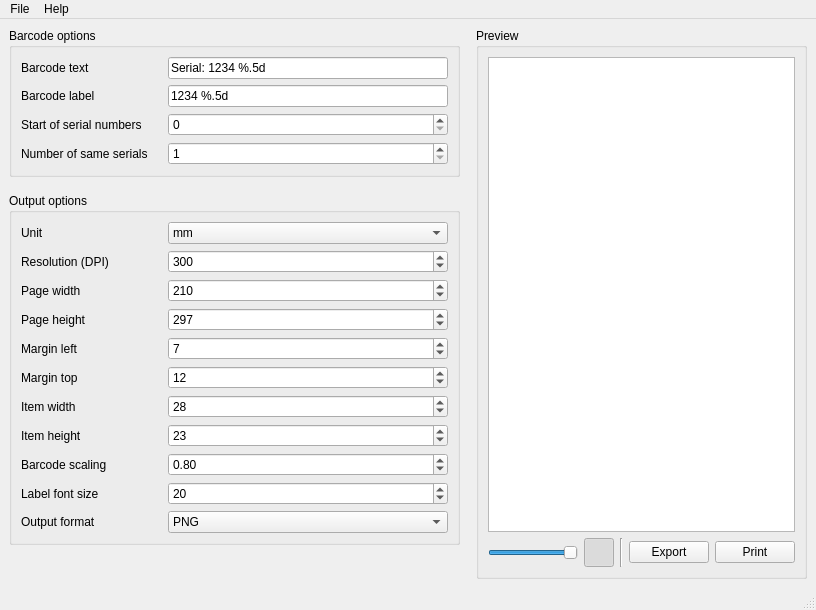
<?xml version="1.0" encoding="UTF-8"?>
<ui version="4.0">
 <class>QDataMatrix</class>
 <widget class="QMainWindow" name="QDataMatrix">
  <property name="geometry">
   <rect>
    <x>0</x>
    <y>0</y>
    <width>816</width>
    <height>610</height>
   </rect>
  </property>
  <property name="windowTitle">
   <string>QDataMatrix</string>
  </property>
  <property name="windowIcon">
   <iconset resource="../data/qdatamatrix.qrc">
    <normaloff>:/images/icon.png</normaloff>:/images/icon.png</iconset>
  </property>
  <widget class="QWidget" name="centralwidget">
   <layout class="QGridLayout" name="gridLayout_4">
    <property name="spacing">
     <number>16</number>
    </property>
    <item row="0" column="0">
     <widget class="QGroupBox" name="groupBox">
      <property name="title">
       <string>Barcode options</string>
      </property>
      <layout class="QGridLayout" name="gridLayout">
       <property name="horizontalSpacing">
        <number>20</number>
       </property>
       <item row="0" column="0">
        <widget class="QLabel" name="label">
         <property name="text">
          <string>Barcode text</string>
         </property>
        </widget>
       </item>
       <item row="0" column="1">
        <widget class="QLineEdit" name="barcodeText">
         <property name="sizePolicy">
          <sizepolicy hsizetype="Preferred" vsizetype="Fixed">
           <horstretch>0</horstretch>
           <verstretch>0</verstretch>
          </sizepolicy>
         </property>
         <property name="minimumSize">
          <size>
           <width>280</width>
           <height>0</height>
          </size>
         </property>
         <property name="text">
          <string>Serial: 1234 %.5d</string>
         </property>
        </widget>
       </item>
       <item row="1" column="0">
        <widget class="QLabel" name="label_2">
         <property name="text">
          <string>Barcode label</string>
         </property>
        </widget>
       </item>
       <item row="1" column="1">
        <widget class="QLineEdit" name="barcodeLabel">
         <property name="sizePolicy">
          <sizepolicy hsizetype="Preferred" vsizetype="Fixed">
           <horstretch>0</horstretch>
           <verstretch>0</verstretch>
          </sizepolicy>
         </property>
         <property name="text">
          <string>1234 %.5d</string>
         </property>
        </widget>
       </item>
       <item row="2" column="0">
        <widget class="QLabel" name="label_3">
         <property name="text">
          <string>Start of serial numbers</string>
         </property>
        </widget>
       </item>
       <item row="2" column="1">
        <widget class="QSpinBox" name="serialStart">
         <property name="maximum">
          <number>100000</number>
         </property>
        </widget>
       </item>
       <item row="3" column="0">
        <widget class="QLabel" name="label_4">
         <property name="text">
          <string>Number of same serials</string>
         </property>
        </widget>
       </item>
       <item row="3" column="1">
        <widget class="QSpinBox" name="serialDuplicate">
         <property name="minimum">
          <number>1</number>
         </property>
         <property name="maximum">
          <number>10</number>
         </property>
        </widget>
       </item>
      </layout>
     </widget>
    </item>
    <item row="0" column="1" rowspan="3">
     <widget class="QGroupBox" name="groupBox_3">
      <property name="title">
       <string>Preview</string>
      </property>
      <layout class="QGridLayout" name="gridLayout_3">
       <item row="1" column="4">
        <widget class="QPushButton" name="printButton">
         <property name="sizePolicy">
          <sizepolicy hsizetype="Maximum" vsizetype="Fixed">
           <horstretch>0</horstretch>
           <verstretch>0</verstretch>
          </sizepolicy>
         </property>
         <property name="text">
          <string>Print</string>
         </property>
         <property name="icon">
          <iconset resource="../data/qdatamatrix.qrc">
           <normaloff>:/images/document-print.png</normaloff>:/images/document-print.png</iconset>
         </property>
        </widget>
       </item>
       <item row="1" column="3">
        <widget class="QPushButton" name="saveButton">
         <property name="sizePolicy">
          <sizepolicy hsizetype="Maximum" vsizetype="Fixed">
           <horstretch>0</horstretch>
           <verstretch>0</verstretch>
          </sizepolicy>
         </property>
         <property name="text">
          <string>Export</string>
         </property>
         <property name="icon">
          <iconset resource="../data/qdatamatrix.qrc">
           <normaloff>:/images/document-save.png</normaloff>:/images/document-save.png</iconset>
         </property>
         <property name="shortcut">
          <string>Ctrl+E</string>
         </property>
        </widget>
       </item>
       <item row="1" column="0">
        <widget class="QSlider" name="zoomSlider">
         <property name="minimum">
          <number>10</number>
         </property>
         <property name="maximum">
          <number>100</number>
         </property>
         <property name="singleStep">
          <number>1</number>
         </property>
         <property name="pageStep">
          <number>1</number>
         </property>
         <property name="value">
          <number>100</number>
         </property>
         <property name="tracking">
          <bool>true</bool>
         </property>
         <property name="orientation">
          <enum>Qt::Horizontal</enum>
         </property>
        </widget>
       </item>
       <item row="1" column="1">
        <widget class="QToolButton" name="autoZoom">
         <property name="icon">
          <iconset resource="../data/qdatamatrix.qrc">
           <normaloff>:/images/document-preview.png</normaloff>:/images/document-preview.png</iconset>
         </property>
         <property name="iconSize">
          <size>
           <width>22</width>
           <height>22</height>
          </size>
         </property>
         <property name="checkable">
          <bool>true</bool>
         </property>
         <property name="checked">
          <bool>true</bool>
         </property>
         <property name="autoRaise">
          <bool>true</bool>
         </property>
        </widget>
       </item>
       <item row="1" column="2">
        <widget class="Line" name="line">
         <property name="orientation">
          <enum>Qt::Vertical</enum>
         </property>
        </widget>
       </item>
       <item row="0" column="0" colspan="5">
        <widget class="QGraphicsView" name="previewArea"/>
       </item>
      </layout>
     </widget>
    </item>
    <item row="1" column="0">
     <widget class="QGroupBox" name="groupBox_2">
      <property name="title">
       <string>Output options</string>
      </property>
      <layout class="QGridLayout" name="gridLayout_2">
       <property name="horizontalSpacing">
        <number>20</number>
       </property>
       <item row="0" column="0">
        <widget class="QLabel" name="label_12">
         <property name="text">
          <string>Unit</string>
         </property>
        </widget>
       </item>
       <item row="0" column="1">
        <widget class="QComboBox" name="unit">
         <property name="sizePolicy">
          <sizepolicy hsizetype="Minimum" vsizetype="Fixed">
           <horstretch>0</horstretch>
           <verstretch>0</verstretch>
          </sizepolicy>
         </property>
         <property name="minimumSize">
          <size>
           <width>280</width>
           <height>0</height>
          </size>
         </property>
         <item>
          <property name="text">
           <string>mm</string>
          </property>
         </item>
         <item>
          <property name="text">
           <string>in*10</string>
          </property>
         </item>
        </widget>
       </item>
       <item row="2" column="0">
        <widget class="QLabel" name="label_8">
         <property name="text">
          <string>Page width</string>
         </property>
        </widget>
       </item>
       <item row="2" column="1">
        <widget class="QSpinBox" name="pageWidth">
         <property name="minimum">
          <number>50</number>
         </property>
         <property name="maximum">
          <number>1000</number>
         </property>
         <property name="value">
          <number>210</number>
         </property>
        </widget>
       </item>
       <item row="3" column="0">
        <widget class="QLabel" name="label_9">
         <property name="text">
          <string>Page height</string>
         </property>
        </widget>
       </item>
       <item row="3" column="1">
        <widget class="QSpinBox" name="pageHeight">
         <property name="minimum">
          <number>50</number>
         </property>
         <property name="maximum">
          <number>1000</number>
         </property>
         <property name="value">
          <number>297</number>
         </property>
        </widget>
       </item>
       <item row="4" column="0">
        <widget class="QLabel" name="label_10">
         <property name="text">
          <string>Margin left</string>
         </property>
        </widget>
       </item>
       <item row="4" column="1">
        <widget class="QSpinBox" name="marginLeft">
         <property name="maximum">
          <number>100</number>
         </property>
         <property name="value">
          <number>7</number>
         </property>
        </widget>
       </item>
       <item row="5" column="0">
        <widget class="QLabel" name="label_11">
         <property name="text">
          <string>Margin top</string>
         </property>
        </widget>
       </item>
       <item row="5" column="1">
        <widget class="QSpinBox" name="marginTop">
         <property name="maximum">
          <number>100</number>
         </property>
         <property name="value">
          <number>12</number>
         </property>
        </widget>
       </item>
       <item row="6" column="0">
        <widget class="QLabel" name="label_13">
         <property name="text">
          <string>Item width</string>
         </property>
        </widget>
       </item>
       <item row="6" column="1">
        <widget class="QSpinBox" name="itemWidth">
         <property name="minimum">
          <number>1</number>
         </property>
         <property name="maximum">
          <number>40</number>
         </property>
         <property name="value">
          <number>28</number>
         </property>
        </widget>
       </item>
       <item row="7" column="0">
        <widget class="QLabel" name="label_14">
         <property name="text">
          <string>Item height</string>
         </property>
        </widget>
       </item>
       <item row="7" column="1">
        <widget class="QSpinBox" name="itemHeight">
         <property name="minimum">
          <number>1</number>
         </property>
         <property name="maximum">
          <number>40</number>
         </property>
         <property name="value">
          <number>23</number>
         </property>
        </widget>
       </item>
       <item row="10" column="0">
        <widget class="QLabel" name="label_5">
         <property name="text">
          <string>Output format</string>
         </property>
        </widget>
       </item>
       <item row="10" column="1">
        <widget class="QComboBox" name="outputFormat">
         <item>
          <property name="text">
           <string>PNG</string>
          </property>
         </item>
         <item>
          <property name="text">
           <string>PDF</string>
          </property>
         </item>
        </widget>
       </item>
       <item row="1" column="0">
        <widget class="QLabel" name="label_6">
         <property name="text">
          <string>Resolution (DPI)</string>
         </property>
        </widget>
       </item>
       <item row="1" column="1">
        <widget class="QSpinBox" name="dpi">
         <property name="minimum">
          <number>200</number>
         </property>
         <property name="maximum">
          <number>600</number>
         </property>
         <property name="singleStep">
          <number>100</number>
         </property>
         <property name="value">
          <number>300</number>
         </property>
        </widget>
       </item>
       <item row="9" column="1">
        <widget class="QSpinBox" name="labelFontSize">
         <property name="minimum">
          <number>8</number>
         </property>
         <property name="maximum">
          <number>64</number>
         </property>
         <property name="value">
          <number>20</number>
         </property>
        </widget>
       </item>
       <item row="9" column="0">
        <widget class="QLabel" name="label_7">
         <property name="text">
          <string>Label font size</string>
         </property>
        </widget>
       </item>
       <item row="8" column="0">
        <widget class="QLabel" name="label_15">
         <property name="text">
          <string>Barcode scaling</string>
         </property>
        </widget>
       </item>
       <item row="8" column="1">
        <widget class="QDoubleSpinBox" name="barcodeScale">
         <property name="minimum">
          <double>0.100000000000000</double>
         </property>
         <property name="maximum">
          <double>1.000000000000000</double>
         </property>
         <property name="singleStep">
          <double>0.100000000000000</double>
         </property>
         <property name="value">
          <double>0.800000000000000</double>
         </property>
        </widget>
       </item>
      </layout>
     </widget>
    </item>
    <item row="2" column="0">
     <spacer name="verticalSpacer">
      <property name="orientation">
       <enum>Qt::Vertical</enum>
      </property>
      <property name="sizeHint" stdset="0">
       <size>
        <width>20</width>
        <height>42</height>
       </size>
      </property>
     </spacer>
    </item>
   </layout>
  </widget>
  <widget class="QMenuBar" name="menubar">
   <property name="geometry">
    <rect>
     <x>0</x>
     <y>0</y>
     <width>816</width>
     <height>21</height>
    </rect>
   </property>
   <widget class="QMenu" name="menuFile">
    <property name="title">
     <string>File</string>
    </property>
    <addaction name="actionOpen"/>
    <addaction name="actionSave"/>
    <addaction name="separator"/>
    <addaction name="actionPrint"/>
    <addaction name="separator"/>
    <addaction name="actionQuit"/>
   </widget>
   <widget class="QMenu" name="menuHelp">
    <property name="title">
     <string>Help</string>
    </property>
    <addaction name="actionAbout"/>
   </widget>
   <addaction name="menuFile"/>
   <addaction name="menuHelp"/>
  </widget>
  <widget class="QStatusBar" name="statusbar"/>
  <action name="actionQuit">
   <property name="icon">
    <iconset resource="../data/qdatamatrix.qrc">
     <normaloff>:/images/application-exit.png</normaloff>:/images/application-exit.png</iconset>
   </property>
   <property name="text">
    <string>Quit</string>
   </property>
   <property name="shortcut">
    <string>Ctrl+Q</string>
   </property>
  </action>
  <action name="actionOpen">
   <property name="icon">
    <iconset resource="../data/qdatamatrix.qrc">
     <normaloff>:/images/document-open.png</normaloff>:/images/document-open.png</iconset>
   </property>
   <property name="text">
    <string>Open</string>
   </property>
   <property name="shortcut">
    <string>Ctrl+O</string>
   </property>
  </action>
  <action name="actionSave">
   <property name="icon">
    <iconset resource="../data/qdatamatrix.qrc">
     <normaloff>:/images/document-save.png</normaloff>:/images/document-save.png</iconset>
   </property>
   <property name="text">
    <string>Save</string>
   </property>
   <property name="shortcut">
    <string>Ctrl+S</string>
   </property>
  </action>
  <action name="actionAbout">
   <property name="text">
    <string>About QDataMatrix</string>
   </property>
  </action>
  <action name="actionPrint">
   <property name="icon">
    <iconset resource="../data/qdatamatrix.qrc">
     <normaloff>:/images/document-print.png</normaloff>:/images/document-print.png</iconset>
   </property>
   <property name="text">
    <string>Print</string>
   </property>
   <property name="shortcut">
    <string>Ctrl+P</string>
   </property>
  </action>
 </widget>
 <resources>
  <include location="../data/qdatamatrix.qrc"/>
 </resources>
 <connections>
  <connection>
   <sender>actionQuit</sender>
   <signal>triggered()</signal>
   <receiver>QDataMatrix</receiver>
   <slot>close()</slot>
   <hints>
    <hint type="sourcelabel">
     <x>-1</x>
     <y>-1</y>
    </hint>
    <hint type="destinationlabel">
     <x>399</x>
     <y>299</y>
    </hint>
   </hints>
  </connection>
  <connection>
   <sender>actionPrint</sender>
   <signal>triggered()</signal>
   <receiver>printButton</receiver>
   <slot>click()</slot>
   <hints>
    <hint type="sourcelabel">
     <x>-1</x>
     <y>-1</y>
    </hint>
    <hint type="destinationlabel">
     <x>759</x>
     <y>557</y>
    </hint>
   </hints>
  </connection>
 </connections>
</ui>
